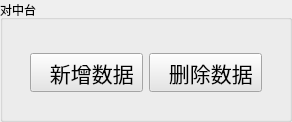
        <widget class="QWidget" name="page_3">
         <layout class="QVBoxLayout" name="verticalLayout_15">
          <property name="leftMargin">
           <number>0</number>
          </property>
          <property name="topMargin">
           <number>0</number>
          </property>
          <property name="rightMargin">
           <number>0</number>
          </property>
          <property name="bottomMargin">
           <number>0</number>
          </property>
          <item>
           <widget class="QGroupBox" name="groupBox_6">
            <property name="title">
             <string>对中台</string>
            </property>
            <layout class="QVBoxLayout" name="verticalLayout_13">
             <item>
              <widget class="QWidget" name="widget_13" native="true">
               <layout class="QVBoxLayout" name="verticalLayout_14" stretch="4,1">
                <item>
                 <widget class="QWidget" name="widget_14" native="true">
                  <widget class="QLabel" name="label_5">
                   <property name="geometry">
                    <rect>
                     <x>60</x>
                     <y>60</y>
                     <width>68</width>
                     <height>15</height>
                    </rect>
                   </property>
                   <property name="text">
                    <string>TextLabel</string>
                   </property>
                  </widget>
                  <widget class="QLineEdit" name="lineEdit_4">
                   <property name="geometry">
                    <rect>
                     <x>190</x>
                     <y>60</y>
                     <width>113</width>
                     <height>21</height>
                    </rect>
                   </property>
                  </widget>
                 </widget>
                </item>
                <item>
                 <widget class="QWidget" name="widget_15" native="true">
                  <layout class="QHBoxLayout" name="horizontalLayout_7">
                   <item>
                    <widget class="QToolButton" name="toolButton_9">
                     <property name="sizePolicy">
                      <sizepolicy hsizetype="Fixed" vsizetype="Fixed">
                       <horstretch>0</horstretch>
                       <verstretch>0</verstretch>
                      </sizepolicy>
                     </property>
                     <property name="font">
                      <font>
                       <family>楷体</family>
                       <pointsize>16</pointsize>
                       <kerning>true</kerning>
                      </font>
                     </property>
                     <property name="contextMenuPolicy">
                      <enum>Qt::DefaultContextMenu</enum>
                     </property>
                     <property name="layoutDirection">
                      <enum>Qt::LeftToRight</enum>
                     </property>
                     <property name="styleSheet">
                      <string notr="true">background-color: rgb(229, 229, 229);</string>
                     </property>
                     <property name="text">
                      <string>  新增数据</string>
                     </property>
                     <property name="icon">
                      <iconset resource="resource.qrc">
                       <normaloff>:/img/add.ico</normaloff>:/img/add.ico</iconset>
                     </property>
                     <property name="iconSize">
                      <size>
                       <width>40</width>
                       <height>40</height>
                      </size>
                     </property>
                     <property name="checkable">
                      <bool>false</bool>
                     </property>
                     <property name="checked">
                      <bool>false</bool>
                     </property>
                     <property name="toolButtonStyle">
                      <enum>Qt::ToolButtonTextBesideIcon</enum>
                     </property>
                    </widget>
                   </item>
                   <item>
                    <widget class="QToolButton" name="toolButton_10">
                     <property name="sizePolicy">
                      <sizepolicy hsizetype="Fixed" vsizetype="Fixed">
                       <horstretch>0</horstretch>
                       <verstretch>0</verstretch>
                      </sizepolicy>
                     </property>
                     <property name="font">
                      <font>
                       <family>楷体</family>
                       <pointsize>16</pointsize>
                      </font>
                     </property>
                     <property name="styleSheet">
                      <string notr="true">background-color: rgb(229, 229, 229);</string>
                     </property>
                     <property name="text">
                      <string>  删除数据</string>
                     </property>
                     <property name="icon">
                      <iconset resource="resource.qrc">
                       <normaloff>:/img/delete.ico</normaloff>:/img/delete.ico</iconset>
                     </property>
                     <property name="iconSize">
                      <size>
                       <width>40</width>
                       <height>40</height>
                      </size>
                     </property>
                     <property name="popupMode">
                      <enum>QToolButton::DelayedPopup</enum>
                     </property>
                     <property name="toolButtonStyle">
                      <enum>Qt::ToolButtonTextBesideIcon</enum>
                     </property>
                    </widget>
                   </item>
                  </layout>
                 </widget>
                </item>
               </layout>
              </widget>
             </item>
            </layout>
           </widget>
          </item>
         </layout>
        </widget>
